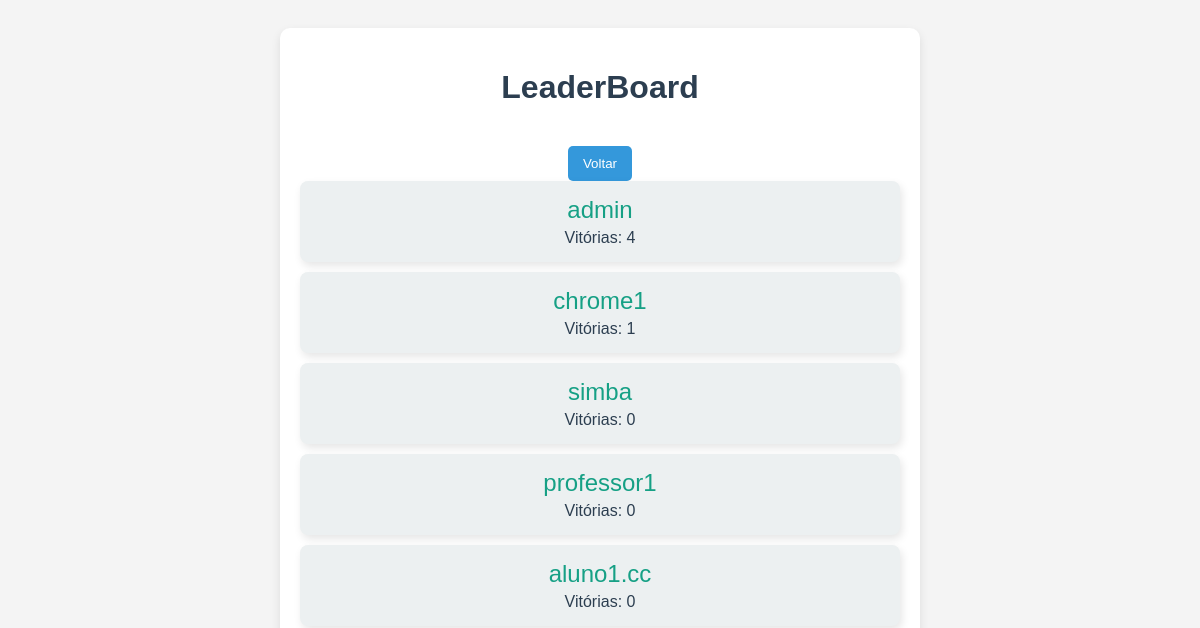
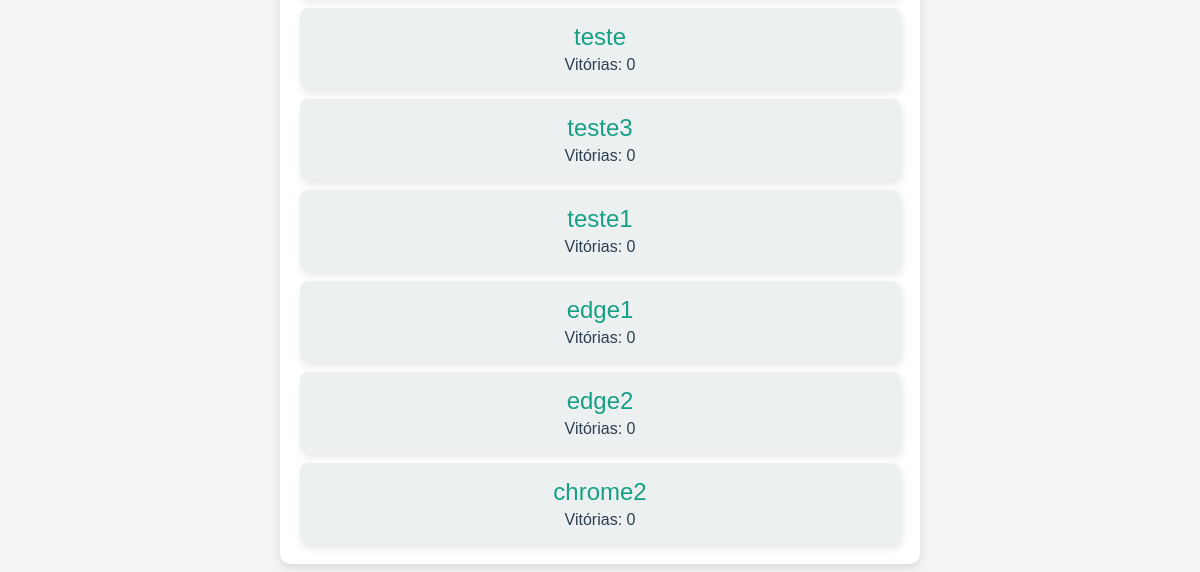
The page /leaderboard/ on the database as committed earlier (2 pictures, top to bottom).
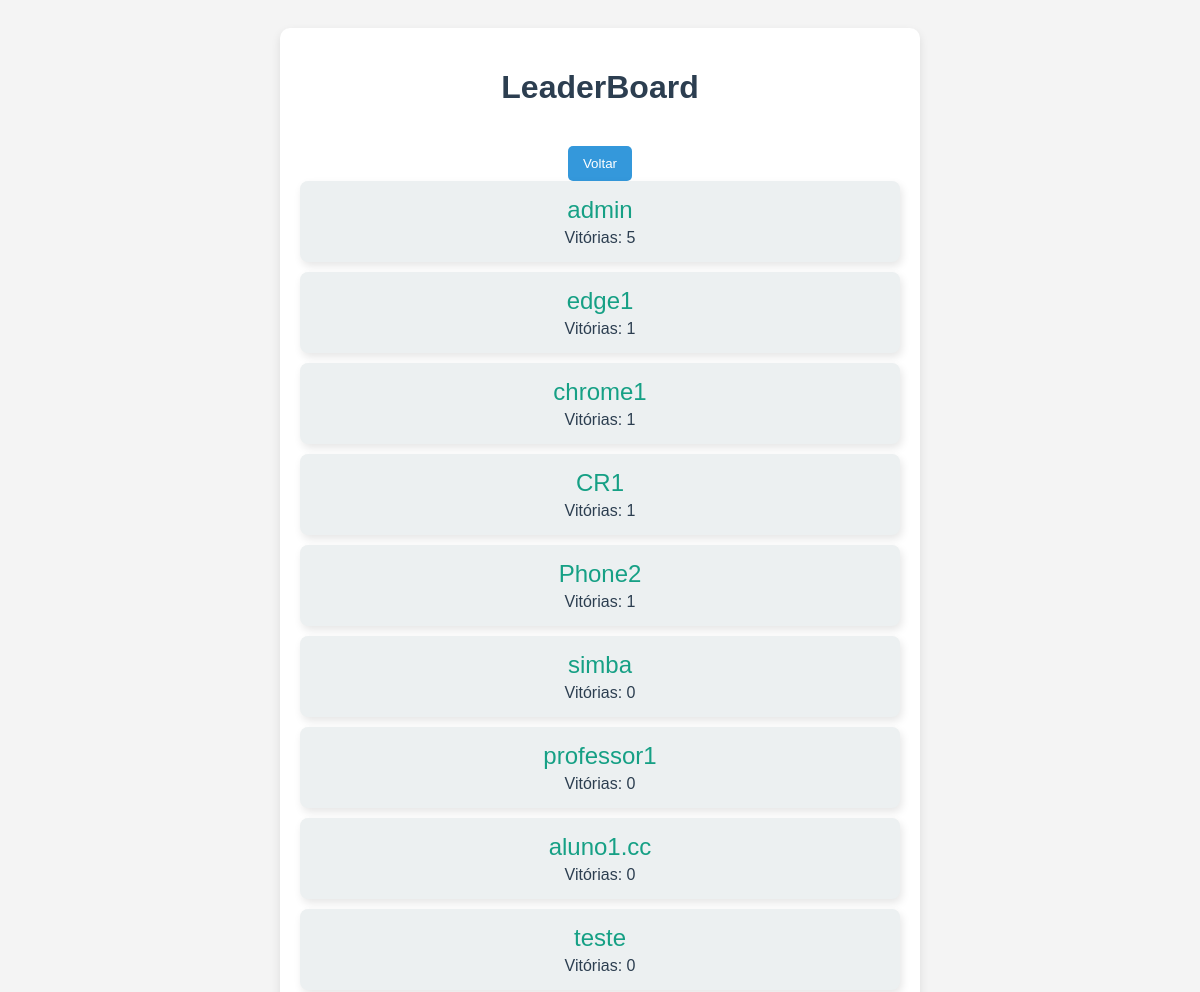
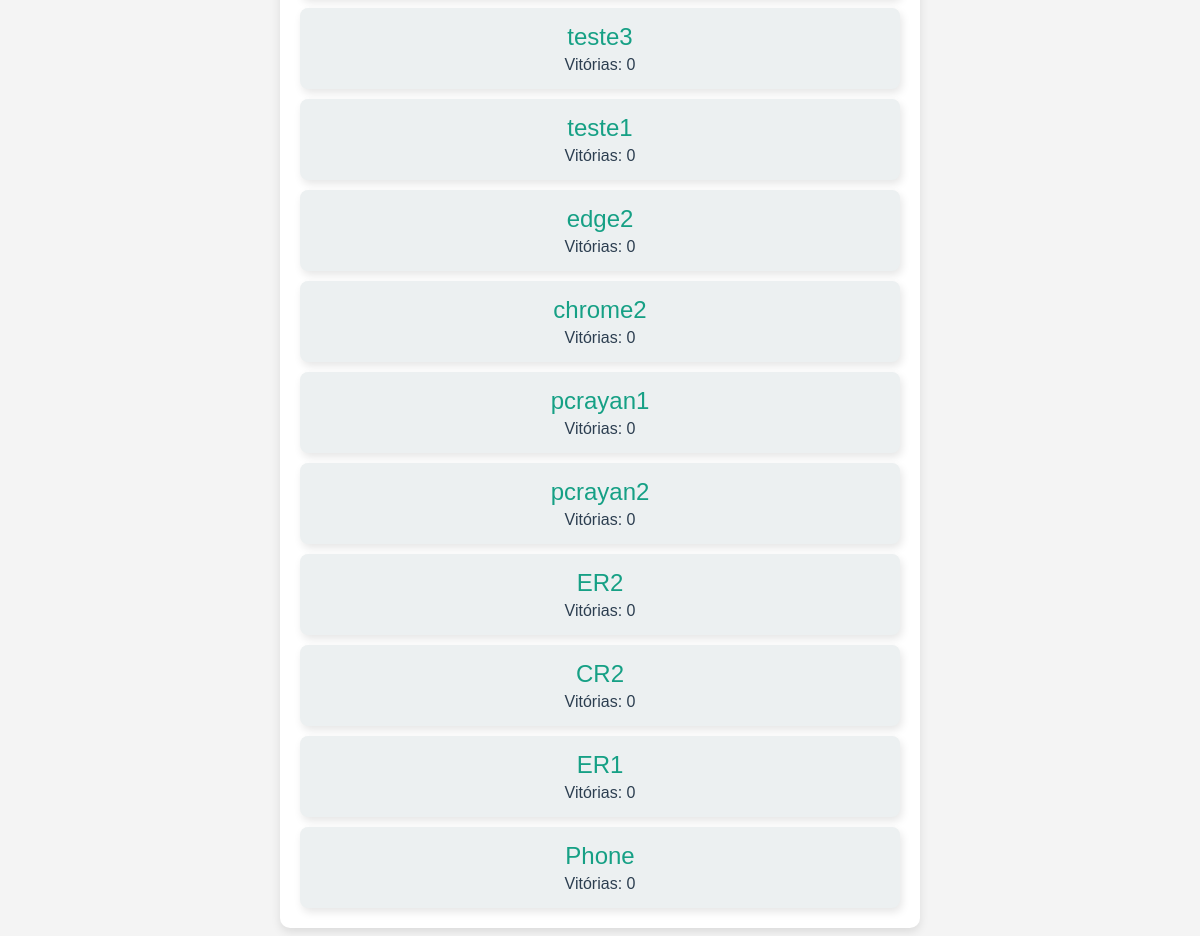
The same page on the database as committed later (2 pictures, top to bottom).
### cardgame/models.py (models this page shows)
class Jogador(AbstractUser):
    vitorias = models.SmallIntegerField(default=0)

### leaderboard/views.py (the view)
# urls.py: path("", views.index, name="index"),
def index(request):
    jogadores = Jogador.objects.order_by('-vitorias')  # Ordem decrescente
    context = {"jogadores": jogadores}
    return render(request, "leaderboard/index.html", context)

### leaderboard/templates/leaderboard/index.html (shortened to what this page needs)
{% if jogadores %}
    <div class="container">
        <h1 class="title">LeaderBoard</h1>
        <button class="back-btn" onclick="window.history.back()">Voltar</button>
        <div class="jogadores-lista">
            {% for jogador in jogadores %}
                <div class="jogador-card">
                    <h2 class="jogador-nome">{{ jogador.username }}</h2>
                    <p class="jogador-vitorias">Vitórias: {{ jogador.vitorias }}</p>
                </div>
            {% endfor %}
        </div>
    </div>
{% else %}
    <div class="container">
        <p class="nenhum-jogador">Nenhum jogador encontrado.</p>
    </div>
{% endif %}

Rows that differ between the two databases and show on the page:
changed Jogador "admin": vitorias "4" → "5"
changed Jogador "edge1": vitorias "0" → "1"; moves up the list
added Jogador: username "CR1", vitorias "1"
added Jogador: username "Phone2", vitorias "1"
added Jogador: username "pcrayan1", vitorias "0"
added Jogador: username "pcrayan2", vitorias "0"
added Jogador: username "ER2", vitorias "0"
added Jogador: username "CR2", vitorias "0"
added Jogador: username "ER1", vitorias "0"
added Jogador: username "Phone", vitorias "0"
